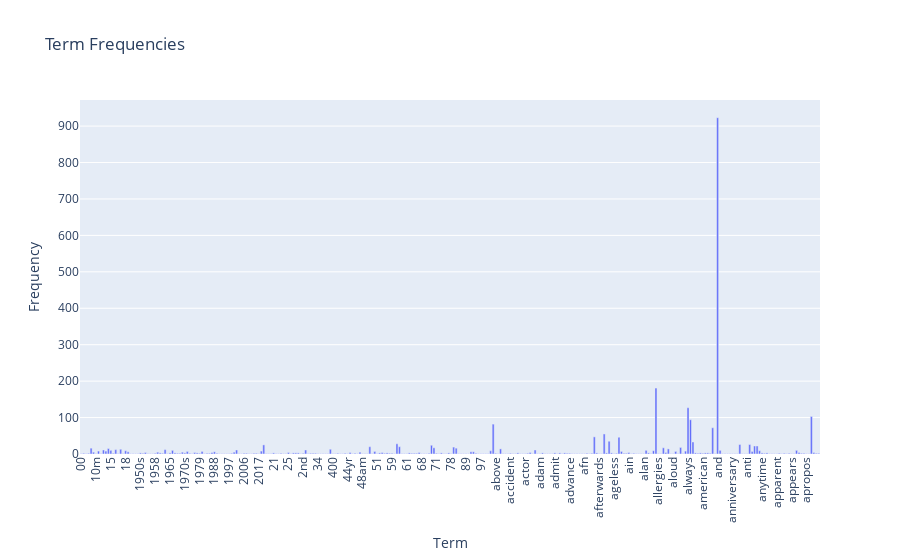

Write notebook code for a chart like this one.
### Code cell
# Answer here
import plotly.express as px
import numpy as np

term_frequencies = np.asarray(X_counts.sum(axis=0))[0]

# Convert the term frequencies and feature names into a list for Plotly
term_names = count_vect.get_feature_names_out()[:300]
term_frequencies_subset = term_frequencies[:300]

# Create a DataFrame for easy plotting
import pandas as pd
data = pd.DataFrame({
    'Term': term_names,
    'Frequency': term_frequencies_subset
})

# Create the interactive plot using Plotly Express
fig = px.bar(data, x='Term', y='Frequency', title='Term Frequencies', labels={'x':'Terms', 'y':'Frequencies'})

# Customize the x-axis to rotate for readability
fig.update_layout(xaxis_tickangle=-90)

# Display the interactive plot
fig.show()

### Figure 1 — Plotly figure (JSON) as saved in the notebook; plotly's stock layout.template omitted (floating-point values rounded to 4 significant figures; data arrays with more than 128 entries replaced by an {"elided": "..."} marker saying what was removed)
{"data": [{"alignmentgroup": "True", "hovertemplate": "Term=%{x}<br>Frequency=%{y}<extra></extra>", "legendgroup": "", "marker": {"color": "#636efa", "pattern": {"shape": ""}}, "name": "", "offsetgroup": "", "orientation": "v", "showlegend": false, "textposition": "auto", "type": "bar", "x": {"elided": "300 str values"}, "xaxis": "x", "y": {"elided": "300 int values"}, "yaxis": "y"}], "layout": {"barmode": "relative", "legend": {"tracegroupgap": 0}, "title": {"text": "Term Frequencies"}, "xaxis": {"anchor": "y", "domain": [0, 1], "tickangle": -90, "title": {"text": "Term"}}, "yaxis": {"anchor": "x", "domain": [0, 1], "title": {"text": "Frequency"}}}}
